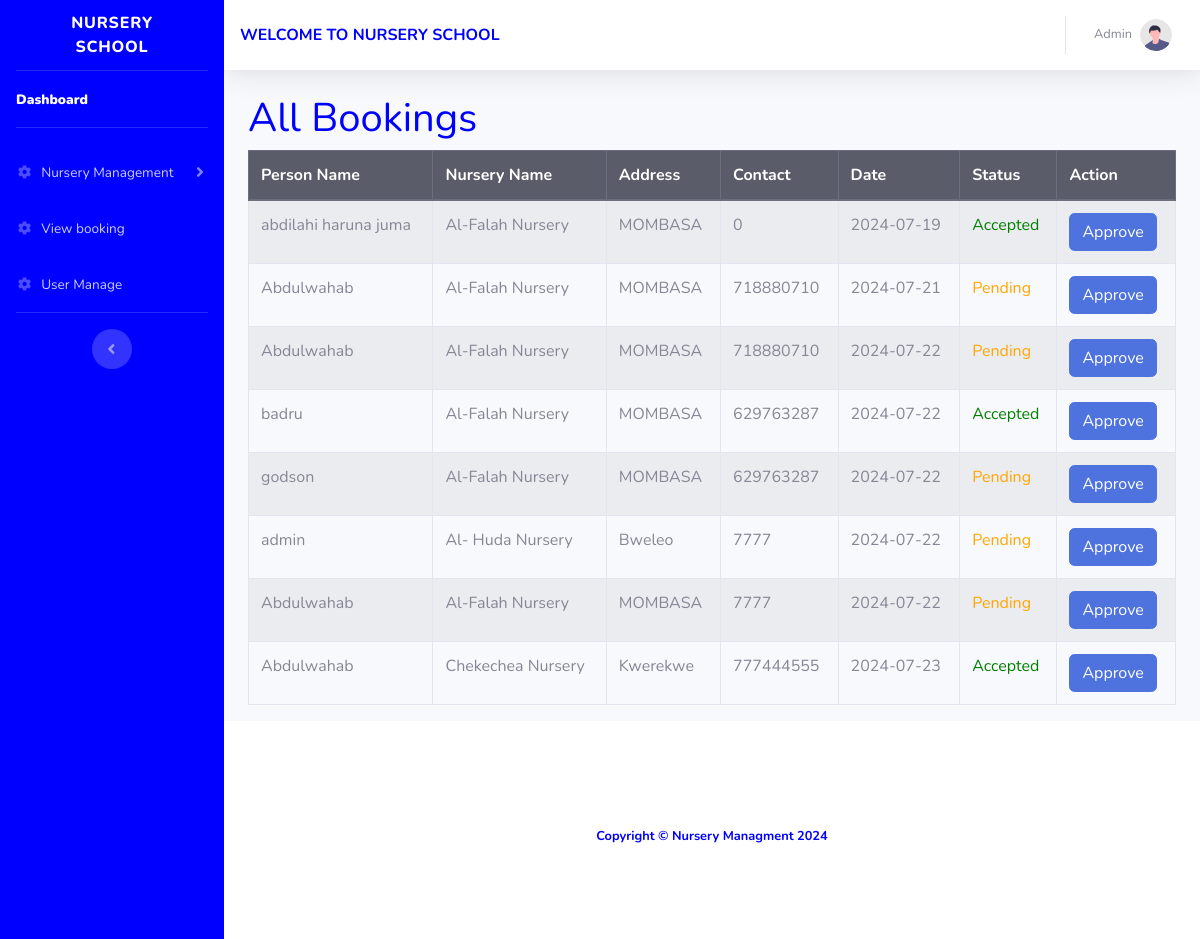
The page /Pages/booking.php (signed in) on the database as committed earlier.
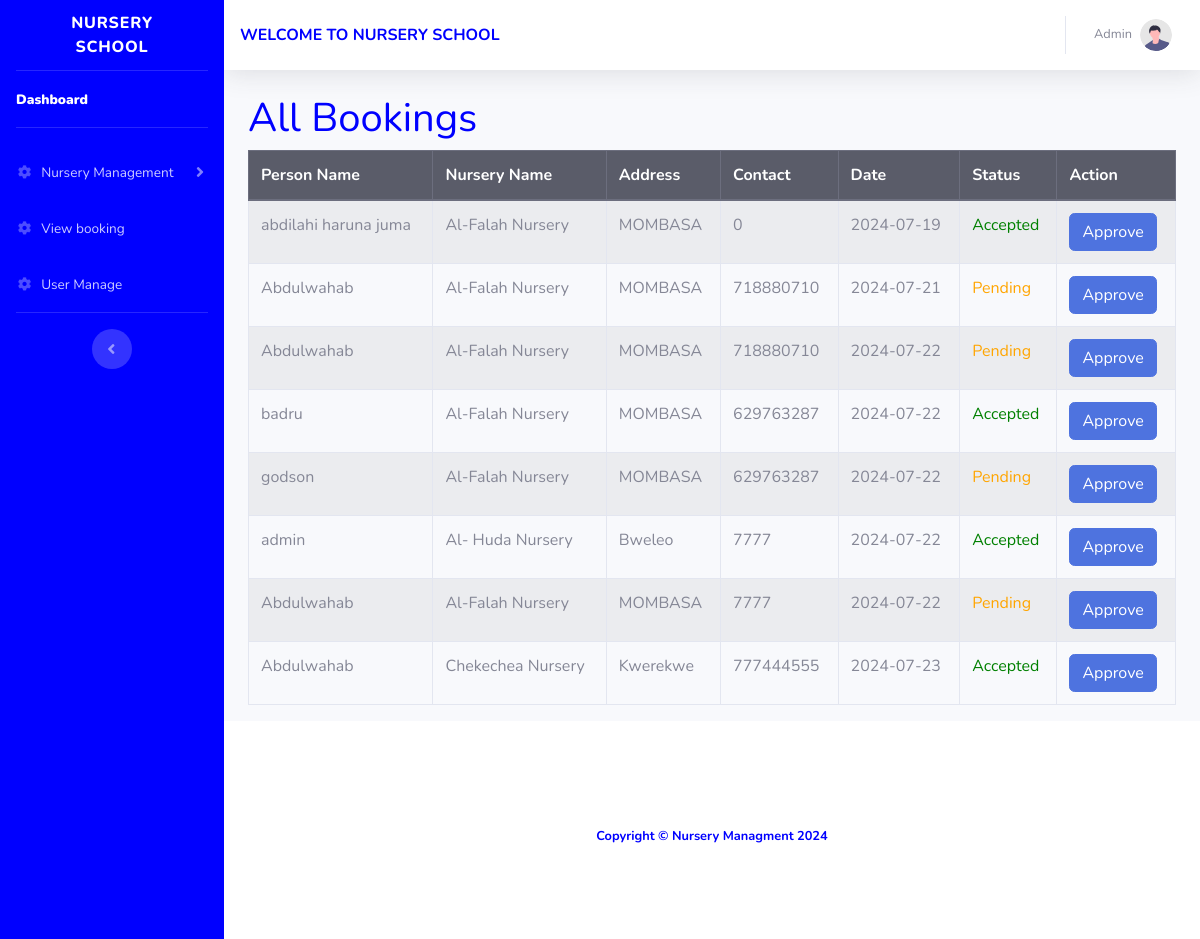
The same page on the database as committed later.
### tables this page shows
CREATE TABLE `booking` (
  `booking_id` int(11) NOT NULL,
  `user_id` int(11) NOT NULL,
  `nursery_id` int(11) NOT NULL,
  `name` varchar(50) NOT NULL,
  `date` date NOT NULL,
  `status` int(11) NOT NULL,
  `phone` int(100) NOT NULL
);

CREATE TABLE `nursery` (
  `nursery_id` int(11) NOT NULL,
  `nursery_name` varchar(100) NOT NULL,
  `address` varchar(255) NOT NULL,
  `contact_information` varchar(100) NOT NULL,
  `staff_id` int(100) NOT NULL,
  `img` varchar(100) NOT NULL
);

### assets/handler/fetch_booking.php (the view, shortened to what this page needs)
<?php
require_once ('connection.php');
$query = "SELECT * FROM booking, nursery WHERE nursery.nursery_id = booking.nursery_id";
$result = $conn->query($query);
if ($result->num_rows > 0) {
    echo '
    <table class="table table-striped table-bordered">
        <thead class="thead-dark">
            <tr>
                <th>Person Name</th>
                <th>Nursery Name</th>
                <th>Address</th>
                <th>Contact</th>
                <th>Date</th>
                <th>Status</th>
                <th>Action</th>
            </tr>
        </thead>
        <tbody>';
    while ($row = $result->fetch_assoc()) {
        $status_text = $row['status'] > 0 ? 'Accepted' : 'Pending';
        $status_color = $row['status'] > 0 ? 'green' : 'orange';
        echo '
        <tr>
            <td>' . htmlspecialchars($row['name']) . '</td>
            <td>' . htmlspecialchars($row['nursery_name']) . '</td>
            <td>' . htmlspecialchars($row['address']) . '</td>
            <td>' . htmlspecialchars($row['phone']) . '</td>
            <td>' . htmlspecialchars($row['date']) . '</td>
            <td style="color: ' . htmlspecialchars($status_color) . ';">' . htmlspecialchars($status_text) . '</td>
            <td><a href="../assets/handler/approve-booking.php?id=' . htmlspecialchars($row['booking_id']) . '" class="btn btn-primary">Approve</a></td>
        </tr>';
    }
    echo '
        </tbody>
    </table>';
} else {
    echo '<div class="alert alert-info" role="alert">No bookings found.</div>';
}
?>

### assets/components/header.php (shortened to what this page needs)
<?php
$user_id = $_SESSION['id'];
$user_name = $_SESSION['name'];
?>
<!DOCTYPE html>
<html lang="en">
<head>
    <link href="../assets/vendor/fontawesome-free/css/all.min.css" rel="stylesheet" type="text/css">
    <link href="../assets/css/sb-admin-2.min.css" rel="stylesheet">
</head>

### assets/components/sidebar.php (shortened to what this page needs)
<body id="page-top" style="color: blue;">
    <div id="wrapper" style="background-color: blue;">
        <ul class="navbar-nav bg-gradient-primary sidebar sidebar-dark accordion" id="accordionSidebar" style="background-color: blue;" >
            <a class="sidebar-brand d-flex align-items-center justify-content-center" href="./dashboard.php" >
                <div class="sidebar-brand-text mx-3">NURSERY SCHOOL</div>
            </a>
            <hr class="sidebar-divider my-0">
            <li class="nav-item active" >
                <a class="nav-link" href="dashboard.php">
                    <span><b>Dashboard</b></span></a>
            </li>
            <hr class="sidebar-divider">
            <?php
            if (isset($_SESSION['id']) && ($user_id == 1)) {
                ?>
                <li class="nav-item">
                    <a class="nav-link collapsed" href="#" data-toggle="collapse" data-target="#collapseTwo"
                        aria-expanded="true" aria-controls="collapseTwo">
                        <i class="fas fa-fw fa-cog"></i>
                        <span>Nursery Management</span>
                    </a>
                </li>
                <li class="nav-item">
                    <a class="nav-link" href="booking.php">
                        <i class="fas fa-fw fa-cog"></i>
                        <span>View booking</span></a>
                </li>
                <li class="nav-item">
                    <a class="nav-link" href="user_manage.php">
                        <i class="fas fa-fw fa-cog"></i>
                        <span>User Manage</span></a>
                </li>
                <?php
            }
            ?>
            <hr class="sidebar-divider d-none d-md-block">
            <div class="text-center d-none d-md-inline">
                <button class="rounded-circle border-0" id="sidebarToggle"></button>
            </div>
        </ul>
        <div id="content-wrapper" class="d-flex flex-column">
            <div id="content">
                <nav class="navbar navbar-expand navbar-light bg-white topbar mb-4 static-top shadow">
                   <div ujumbe><b>WELCOME TO NURSERY SCHOOL</b></div>
                    <ul class="navbar-nav ml-auto">
                        <li class="nav-item dropdown no-arrow">
                            <a class="nav-link dropdown-toggle" href="#" id="userDropdown" role="button"
                                data-toggle="dropdown" aria-haspopup="true" aria-expanded="false">
                                <span class="mr-2 d-none d-lg-inline text-gray-600 small"><?php echo $user_name; ?>
                                </span>
                                <img class="img-profile rounded-circle" src="../assets/img/undraw_profile.svg">
                            </a>
                        </li>
                    </ul>
                </nav>

### Pages/booking.php
<?php include '../assets/components/header.php';
include '../assets/components/sidebar.php'
    ?>
<body class="bg-gradient-primary">
    <div class="container">
        <h1>All Bookings</h1>
        <?php include '../assets/handler/fetch_booking.php'; ?>
    </div>
    <?php include '../assets/components/footer.php'; ?>

### assets/components/footer.php (shortened to what this page needs)
 <footer class="sticky-footer bg-white">
                <div class="container my-auto">
                    <div class="copyright text-center my-auto"><b>
                                         <br> <br>  <br> <br> <br> <br><span>Copyright &copy; Nursery Managment 2024</span></br></br></br></br></br></br>
                    </div>
                </div>
            </footer>
        </div>
    </div>
</body>
</html>

Rows that differ between the two databases and show on the page:
changed booking "admin": status "Pending" → "Accepted"
